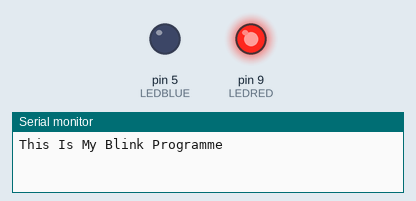
This sketch was run on a simulated Arduino Uno, built with avr-gcc and run on an emulated ATmega328P. On the bench: output pins drawn as LEDs (lit = HIGH), the last lines printed to the serial monitor.

Above: at 0.5 s.
At 2.5 s:
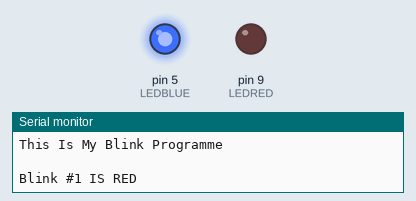
At 5.5 s:
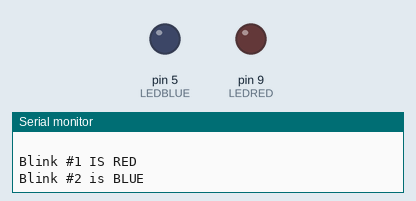
Timing chart, 0 to 7.8 s (numbered marks = the images above):
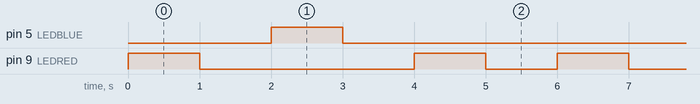

Measured:
- by itself, pin 5 (LEDBLUE): alternates HIGH for 1.0 s and LOW for 5.0 s
- by itself, pin 9 (LEDRED): repeats every 6.0 s: LOW 3.0 s, HIGH 1.0 s, LOW 1.0 s, HIGH 1.0 s
- by itself, everything shown: repeats every 6.0 s, in 6 steps

The sketch:

Printing_info_on_the_monitor_as_the_leds_blinks.ino
```cpp
int LEDRED=9;
int LEDBLUE=5;
int BLINKRED;
int BLINKBLUE;
int REDLEDon;
int REDLEDoff;
int BLUELEDon;
int BLUELEDoff;


void setup() {

  Serial.begin(9600);
  pinMode(LEDRED,OUTPUT);
  pinMode(LEDBLUE,OUTPUT);
  Serial.println("This Is My Blink Programme");
  Serial.println(" ");

  // put your setup code here, to run once:

}

void loop() {

  digitalWrite (LEDRED,HIGH);
  delay(1000);
  digitalWrite (LEDRED,LOW);
  delay(1000);
  Serial.println("Blink #1 IS RED");

  digitalWrite (LEDBLUE,HIGH);
  delay(1000);
  digitalWrite (LEDBLUE,LOW);
  delay(1000);
  Serial.println("Blink #2 is BLUE" );

  digitalWrite (LEDRED,HIGH);
  delay(1000);
  digitalWrite (LEDRED,LOW);
  delay(1000);
  Serial.println("Blink #3 is RED");
  Serial.println(" ");

  }
```
